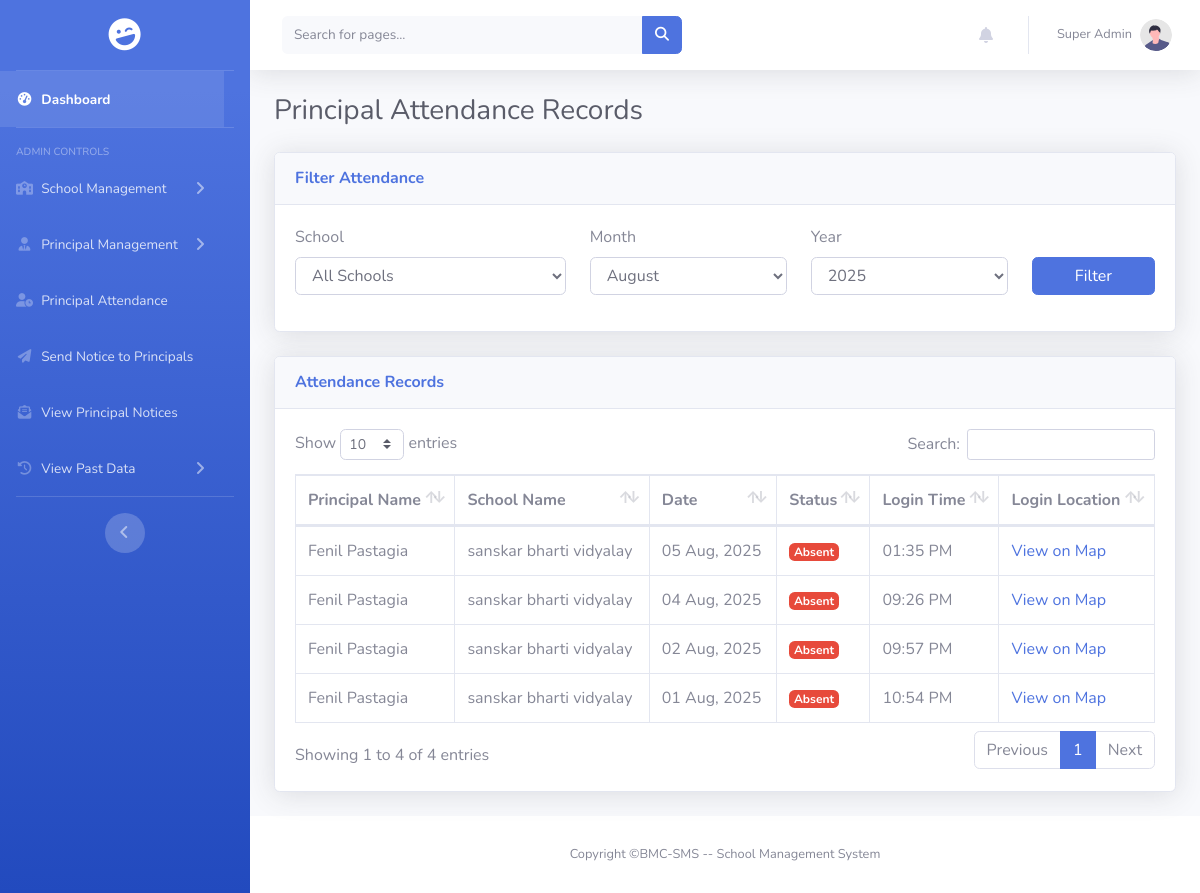
Screenshot of /pages/bmc/principal_attendance.php (signed in) with the database file from the repository.
### tables this page shows
CREATE TABLE `principal_attendance` (
  `id` int(11) NOT NULL,
  `principal_id` int(11) NOT NULL,
  `school_id` int(11) NOT NULL,
  `attendance_date` date NOT NULL,
  `status` enum('Present','Absent') NOT NULL,
  `login_latitude` decimal(10,8) DEFAULT NULL,
  `login_longitude` decimal(11,8) DEFAULT NULL,
  `login_time` time NOT NULL,
  `updated_at` timestamp NOT NULL DEFAULT current_timestamp() ON UPDATE current_timestamp()
);

CREATE TABLE `principal` (
  `id` int(11) NOT NULL,
  `principal_image` varchar(255) DEFAULT NULL,
  `school_id` int(11) DEFAULT NULL,
  `principal_name` varchar(50) DEFAULT NULL,
  `email` varchar(50) NOT NULL,
  `password` varchar(255) NOT NULL,
  `phone` varchar(10) DEFAULT NULL,
  `dob` date DEFAULT NULL,
  `gender` enum('Male','Female','Others') NOT NULL,
  `blood_group` enum('A+','A-','B+','B-','AB+','AB-','O+','O-') NOT NULL,
  `address` text DEFAULT NULL,
  `qualification` varchar(50) DEFAULT NULL,
  `salary` decimal(10,2) DEFAULT NULL,
  `batch` enum('Morning','Evening') DEFAULT NULL
);

CREATE TABLE `school` (
  `id` int(11) NOT NULL,
  `school_logo` varchar(255) DEFAULT NULL,
  `school_name` varchar(100) DEFAULT NULL,
  `email` varchar(50) DEFAULT NULL,
  `phone` varchar(10) DEFAULT NULL,
  `school_opening` date DEFAULT NULL,
  `school_type` enum('Government','Private') DEFAULT NULL,
  `education_board` set('CBSE','State','IGCSE') DEFAULT NULL,
  `school_medium` set('English','Hindi','Regional Language') DEFAULT NULL,
  `school_category` set('Pre-Primary','Primary','Upper Primary','Secondary','Higher Secondary') DEFAULT NULL,
  `address` text DEFAULT NULL,
  `latitude` decimal(10,8) DEFAULT NULL,
  `longitude` decimal(11,8) DEFAULT NULL,
  `passing_percentage` decimal(5,2) NOT NULL DEFAULT 33.00
);

### pages/bmc/principal_attendance.php (the view, shortened to what this page needs)
<?php
include_once $_SERVER['DOCUMENT_ROOT'] . '/BMC-SMS/includes/connect.php';
$selected_month = $_GET['month'] ?? date('m');
$selected_year = $_GET['year'] ?? date('Y');
$query = "
    SELECT
        pa.attendance_date,
        pa.status,
        pa.login_time,
        pa.login_latitude,
        pa.login_longitude,
        p.principal_name,
        s.school_name
    FROM principal_attendance pa
    JOIN principal p ON pa.principal_id = p.id
    JOIN school s ON pa.school_id = s.id
    WHERE MONTH(pa.attendance_date) = ? AND YEAR(pa.attendance_date) = ?
";
$params = [$selected_month, $selected_year];
$param_types = "ii";
$query .= " ORDER BY pa.attendance_date DESC, s.school_name ASC";
$stmt = mysqli_prepare($conn, $query);
mysqli_stmt_bind_param($stmt, $param_types, ...$params);
mysqli_stmt_execute($stmt);
$result = mysqli_stmt_get_result($stmt);
$attendance_records = mysqli_fetch_all($result, MYSQLI_ASSOC);
$page_title = "Principal Attendance Records";
?>
<!DOCTYPE html>
<html lang="en">
<head>
    <link rel="stylesheet" href="https://cdnjs.cloudflare.com/ajax/libs/font-awesome/6.5.2/css/all.min.css" />
    <link href="/BMC-SMS/assets/css/sb-admin-2.min.css" rel="stylesheet">
    <link href="/BMC-SMS/assets/vendor/datatables/dataTables.bootstrap4.min.css" rel="stylesheet">
    <link rel="stylesheet" href="../../assets/css/sidebar.css">
    <link rel="stylesheet" href="../../assets/css/scrollbar_hidden.css">
</head>
<body id="page-top">
    <div id="wrapper">
        <?php include_once $_SERVER['DOCUMENT_ROOT'] . '/BMC-SMS/includes/sidebar.php'; ?>
        <div id="content-wrapper" class="d-flex flex-column">
            <div id="content">
                <?php include_once $_SERVER['DOCUMENT_ROOT'] . '/BMC-SMS/includes/header.php'; ?>
                <div class="container-fluid">
                    <h1 class="h3 mb-4 text-gray-800"><?php echo htmlspecialchars($page_title); ?></h1>
                    <div class="card shadow mb-4">
                        <div class="card-header py-3">
                            <h6 class="m-0 font-weight-bold text-primary">Filter Attendance</h6>
                        </div>
                        <div class="card-body">
                            <form method="GET" action="">
                                <div class="row">
                                    <div class="col-md-4">
                                        <div class="form-group">
                                            <label for="school_id">School</label>
                                            <select name="school_id" id="school_id" class="form-control">
                                                <option value="">All Schools</option>
                                            </select>
                                        </div>
                                    </div>
                                    <div class="col-md-3">
                                        <div class="form-group">
                                            <label for="month">Month</label>
                                            <select name="month" id="month" class="form-control">
                                                <?php for ($m = 1; $m <= 12; $m++): ?>
                                                <option value="<?php echo $m; ?>" <?php echo ($selected_month == $m) ? 'selected' : ''; ?>>
                                                    <?php echo date('F', mktime(0, 0, 0, $m, 10)); ?>
                                                </option>
                                                <?php endfor; ?>
                                            </select>
                                        </div>
                                    </div>
                                    <div class="col-md-3">
                                        <div class="form-group">
                                            <label for="year">Year</label>
                                            <select name="year" id="year" class="form-control">
                                                <?php for ($y = date('Y'); $y >= date('Y') - 5; $y--): ?>
                                                <option value="<?php echo $y; ?>" <?php echo ($selected_year == $y) ? 'selected' : ''; ?>>
                                                    <?php echo $y; ?>
                                                </option>
                                                <?php endfor; ?>
                                            </select>
                                        </div>
                                    </div>
                                    <div class="col-md-2">
                                        <div class="form-group">
                                        <label>&nbsp;</label><button type="submit" class="btn btn-primary btn-block">Filter</button>
                                        </div>
                                    </div>
                                </div>
                            </form>
                        </div>
                    </div>
                    <div class="card shadow mb-4">
                        <div class="card-header py-3">
                            <h6 class="m-0 font-weight-bold text-primary">Attendance Records</h6>
                        </div>
                        <div class="card-body">
                            <div class="table-responsive">
                                <table class="table table-bordered" id="dataTable" width="100%" cellspacing="0">
                                    <thead>
                                        <tr>
                                            <th>Principal Name</th>
                                            <th>School Name</th>
                                            <th>Date</th>
                                            <th>Status</th>
                                            <th>Login Time</th>
                                            <th>Login Location</th>
                                        </tr>
                                    </thead>
                                    <tbody>
                                        <?php if (empty($attendance_records)): ?>
                                        <tr>
                                            <td colspan="6" class="text-center">No attendance records found for the selected filters.</td>
                                        </tr>
                                        <?php else: ?>
                                        <?php foreach ($attendance_records as $record): ?>
                                        <tr>
                                            <td><?php echo htmlspecialchars($record['principal_name']); ?></td>
                                            <td><?php echo htmlspecialchars($record['school_name']); ?></td>
                                            <td><?php echo date('d M, Y', strtotime($record['attendance_date'])); ?></td>
                                            <td>
                                                <?php if ($record['status'] == 'Present'): ?>
                                                <span class="badge badge-success">Present</span>
                                                <?php else: ?>
                                                <span class="badge badge-danger">Absent</span>
                                                <?php endif; ?>
                                            </td>
                                            <td><?php echo date('h:i A', strtotime($record['login_time'])); ?></td>
                                            <td>
                                                <?php if ($record['login_latitude'] && $record['login_longitude']): ?>
                                                <a href="https://www.google.com/maps?q=<?php echo htmlspecialchars($record['login_latitude']); ?>,<?php echo htmlspecialchars($record['login_longitude']); ?>" target="_blank">View on Map</a>
                                                <?php else: ?>
                                                N/A
                                                <?php endif; ?>
                                            </td>
                                        </tr>
                                        <?php endforeach; ?>
                                        <?php endif; ?>
                                    </tbody>
                                </table>
                            </div>
                        </div>
                    </div>
                </div>
            </div>
            <?php include_once $_SERVER['DOCUMENT_ROOT'] . '/BMC-SMS/includes/footer.php'; ?>
        </div>
    </div>
</body>
</html>

### assets/css/sidebar.css (style rules this page uses)
html, body { height: 100%; width: 100%; margin: 0; padding: 0; }
#wrapper { display: flex; height: 100vh; }
#content-wrapper { flex-grow: 1; overflow-y: auto; height: 100vh; }

### assets/css/scrollbar_hidden.css (style rules this page uses)
body { -ms-overflow-style: none; scrollbar-width: none; }

### rows the page displays
principal_attendance: principal.principal_name "Fenil Pastagia", school.school_name "sanskar bharti vidyalay", attendance_date "05 Aug, 2025", status "Absent", login_time "01:35 PM"
principal_attendance: principal.principal_name "Fenil Pastagia", school.school_name "sanskar bharti vidyalay", attendance_date "04 Aug, 2025", status "Absent", login_time "09:26 PM"
principal_attendance: principal.principal_name "Fenil Pastagia", school.school_name "sanskar bharti vidyalay", attendance_date "02 Aug, 2025", status "Absent", login_time "09:57 PM"
principal_attendance: principal.principal_name "Fenil Pastagia", school.school_name "sanskar bharti vidyalay", attendance_date "01 Aug, 2025", status "Absent", login_time "10:54 PM"

### other values shown
$userName "Super Admin"
$page_title "Principal Attendance Records"
form field month "August"
form field year "2025"
